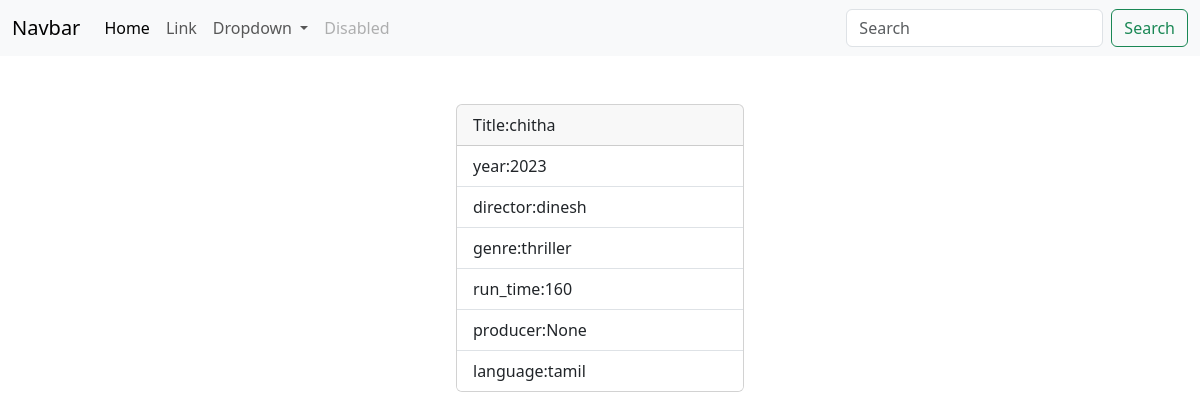
The app's page /movie/4/ with its own data.
### myapp/models.py (models this page shows, shortened)
class Movie(models.Model):
    title=models.CharField(max_length=200)
    year=models.CharField(max_length=200)
    director=models.CharField(max_length=200)
    run_time=models.PositiveIntegerField()
    language=models.CharField(max_length=200)
    genre=models.CharField(max_length=200)
    producer=models.CharField(max_length=200,null=True)

### myapp/views.py (the view)
# urls.py: path("movie/<int:pk>/",views.MovieDetailView.as_view(),name="movie-detail"),
class MovieDetailView(View):
    def get(self,request,*args,**kwargs):
        id=kwargs.get("pk")
        qs=Movie.objects.get(id=id)
        return render(request,"movie_details.html",{"data":qs})

### myapp/templates/movie_details.html (shortened to what this page needs)
{%extends 'base.html'%}
{%block main_block%}
<div class="container mt-5 d-flex justify-content-center">
  <div class="card" style="width: 18rem;">
      <div class="card-header">
        Title:{{data.title}}
      </div>
      <ul class="list-group list-group-flush">
        <li class="list-group-item">year:{{data.year}}</li>
        <li class="list-group-item">director:{{data.director}}</li>
        <li class="list-group-item">genre:{{data.genre}}</li>
        <li class="list-group-item">run_time:{{data.run_time}}</li>
        <li class="list-group-item">producer:{{data.producer}}</li>
        <li class="list-group-item">language:{{data.language}}</li>
      </ul>
    </div>
</div>
{%endblock%}

### records on screen
Movie: title "chitha", year "2023", director "dinesh", genre "thriller", run_time "160", producer "None", language "tamil"
